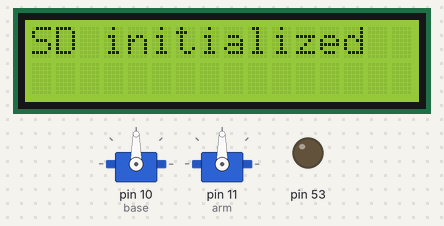
A sketch run on a simulated Arduino Mega 2560, built with avr-gcc and run on an emulated ATmega2560. On the bench: 2 × servo, 16×2 character LCD, output pins drawn as LEDs (lit = HIGH). Storage starts empty.

Above: at 0.5 s.
At 1.0 s:
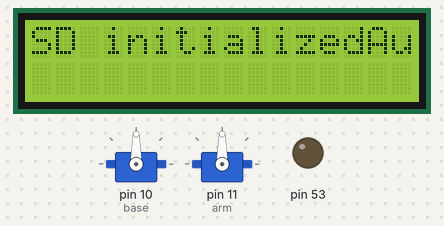

The sketch:

auto_pod.ino
```cpp
#include <LiquidCrystal.h>
#include <SD.h>
#include <Keypad.h>
#include <Servo.h>

const int chipSelect = 53;        // SD pin
const char gpsTag[] = "$GPRMC";   // Start of GPS command

LiquidCrystal lcd(2, 3, 4, 5, 6, 7);

const byte ROWS = 4;
const byte COLS = 3;

char nav_keys[ROWS][COLS] = {
  {'1','2','3'},
  {'4','5','6'},
  {'7','8','9'},
  {'*','0','#'}
};

byte col_pins[COLS] = { 31, 30, 32 };
byte row_pins[ROWS] = { 33, 35, 34, 36 };

Keypad pad = Keypad(makeKeymap(nav_keys), row_pins, col_pins, ROWS, COLS);

Servo base;
Servo arm;

int menu = 0;

void setup() {
  Serial.begin(9600);
  Serial1.begin(9600);

  base.attach(10);
  arm.attach(11);

  lcd.begin(16,2);

  delay(200);
  Serial1.println("$PMTK314,0,1,0,0,0,0,0,0,0,0,0,0,0,0,0,0,0,0,0*29");
  delay(200);
  Serial1.println("$PMTK220,1000*1F");

  pinMode(53, OUTPUT);
  if(!SD.begin(chipSelect)) {
    lcd.print("SD failed!");
    return;
  }

  lcd.print("SD initialized");
  delay(500);
  lcd.print("AutoPod v0.1!");
}

void loop() {
  char key = pad.getKey();
  if(key != NO_KEY){
    menu = (int)key - 48;
  }
  setMenu(int(key) -48);
}

String poll_gps() {
  String gps = "";
  String gps_return = "";

  while(Serial1.available()) {
    gps += String((char)Serial1.read());
  }

  if(check_gps(gps)==1){
    if(gps[18]=='A'){
      gps_return = String(time(gps.substring(7, 13)) + " - " + date(gps.substring(56, 62)) + " - " + lat(gps.substring(20, 32)) + " - " + lng(gps.substring(32, 44)));
      return gps_return;
    } else {
      lcd.clear();
      lcd.print("No Lock!");
      gps_return = "No GPS Lock!";
    }
  }

}

int check_gps(String data){
  for(int i=0;i<6;i++){
    if(data[i]!=gpsTag[i]){
      return 0;
    }
   }
  return 1;
}

String date(String gps_date) {
  String day   = gps_date.substring(0,2);
  String month = gps_date.substring(2,4);
  String year  = gps_date.substring(4,6);

  String date  = String(month + "-" + day + "-" + "20" + year);
  return date;
}

String time(String gps_time) {
  String hour    = gps_time.substring(0,2);
  String miniute = gps_time.substring(2,4);
  String second  = gps_time.substring(4,6);

  String time    = String(hour + ":" + miniute + ":" + second);
  return time;
}

String lat(String gps_lat) {
  String deg = gps_lat.substring(0, 2);
  String minutes = gps_lat.substring(2, 4);
  String decimal = gps_lat.substring(5, 9);
  String heading = gps_lat.substring(10, 11);

  String lat = String(deg + " " + minutes + " " + decimal + heading);
  return lat;
}

String lng(String gps_lng) {
  String deg = gps_lng.substring(0,3);
  String minutes = gps_lng.substring(3, 5);
  String decimal = gps_lng.substring(6, 10);
  String heading = gps_lng.substring(11, 12);

  String lng = String(deg + " " + minutes + " " + decimal + heading);
  return lng;
}

String get_keys() {
  char key = pad.getKey();
  if(key != NO_KEY) {
    Serial.println(key);
  }
}

void setMenu(int menu) {

}
```

Measured:
- what the display in image 0 shows lasts 0.5 s, from 0.5 s to 1.0 s
